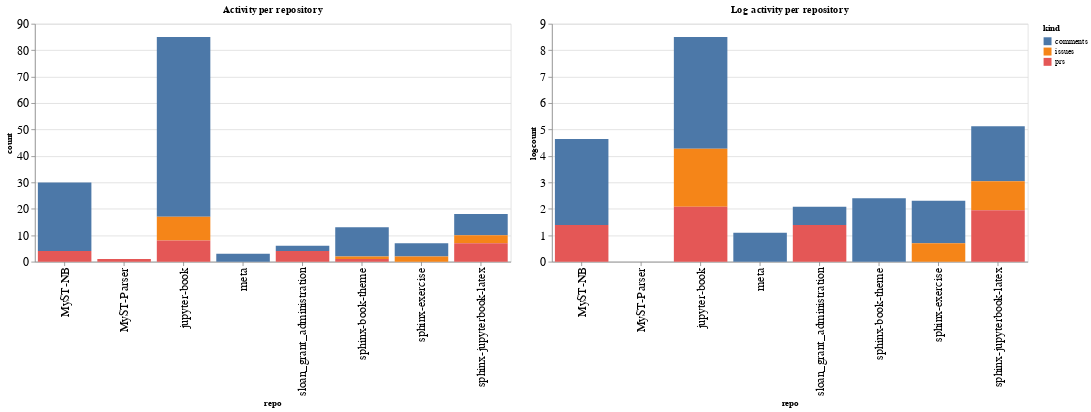

Notebook code for this chart:
### Code cell
ch1 = alt.Chart(repo_summaries, width=600, title="Activity per repository").mark_bar().encode(
    x='repo',
    y='count',
    color='kind',
    tooltip="kind"
)

ch2 = alt.Chart(repo_summaries, width=600, title="Log activity per repository").mark_bar().encode(
    x='repo',
    y='logcount',
    color='kind',
    tooltip="kind"
)

ch1 | ch2

### Figure 1 — Vega-Lite specification as saved in the notebook (floating-point values rounded to 4 significant figures)
{"config": {"axisLeft": {"labelFontSize": 15}, "axisBottom": {"labelFontSize": 15}}, "hconcat": [{"mark": "bar", "encoding": {"color": {"type": "nominal", "field": "kind"}, "tooltip": {"type": "nominal", "field": "kind"}, "x": {"type": "nominal", "field": "repo"}, "y": {"type": "quantitative", "field": "count"}}, "title": "Activity per repository", "width": 600}, {"mark": "bar", "encoding": {"color": {"type": "nominal", "field": "kind"}, "tooltip": {"type": "nominal", "field": "kind"}, "x": {"type": "nominal", "field": "repo"}, "y": {"type": "quantitative", "field": "logcount"}}, "title": "Log activity per repository", "width": 600}], "data": {"name": "data-a8af13f0c91a5805fbe0760f1c025392"}, "$schema": "https://vega.github.io/schema/vega-lite/v4.8.1.json", "datasets": {"data-a8af13f0c91a5805fbe0760f1c025392": [{"repo": "MyST-NB", "kind": "comments", "count": 26, "logcount": 3.258}, {"repo": "MyST-NB", "kind": "prs", "count": 4, "logcount": 1.386}, {"repo": "MyST-Parser", "kind": "prs", "count": 1, "logcount": 0.0}, {"repo": "jupyter-book", "kind": "comments", "count": 68, "logcount": 4.22}, {"repo": "jupyter-book", "kind": "issues", "count": 9, "logcount": 2.197}, {"repo": "jupyter-book", "kind": "prs", "count": 8, "logcount": 2.079}, {"repo": "meta", "kind": "comments", "count": 3, "logcount": 1.099}, {"repo": "sloan_grant_administration", "kind": "comments", "count": 2, "logcount": 0.6931}, {"repo": "sloan_grant_administration", "kind": "prs", "count": 4, "logcount": 1.386}, {"repo": "sphinx-book-theme", "kind": "comments", "count": 11, "logcount": 2.398}, {"repo": "sphinx-book-theme", "kind": "issues", "count": 1, "logcount": 0.0}, {"repo": "sphinx-book-theme", "kind": "prs", "count": 1, "logcount": 0.0}, {"repo": "sphinx-exercise", "kind": "comments", "count": 5, "logcount": 1.609}, {"repo": "sphinx-exercise", "kind": "issues", "count": 2, "logcount": 0.6931}, {"repo": "sphinx-jupyterbook-latex", "kind": "comments", "count": 8, "logcount": 2.079}, {"repo": "sphinx-jupyterbook-latex", "kind": "issues", "count": 3, "logcount": 1.099}, {"repo": "sphinx-jupyterbook-latex", "kind": "prs", "count": 7, "logcount": 1.946}]}}
